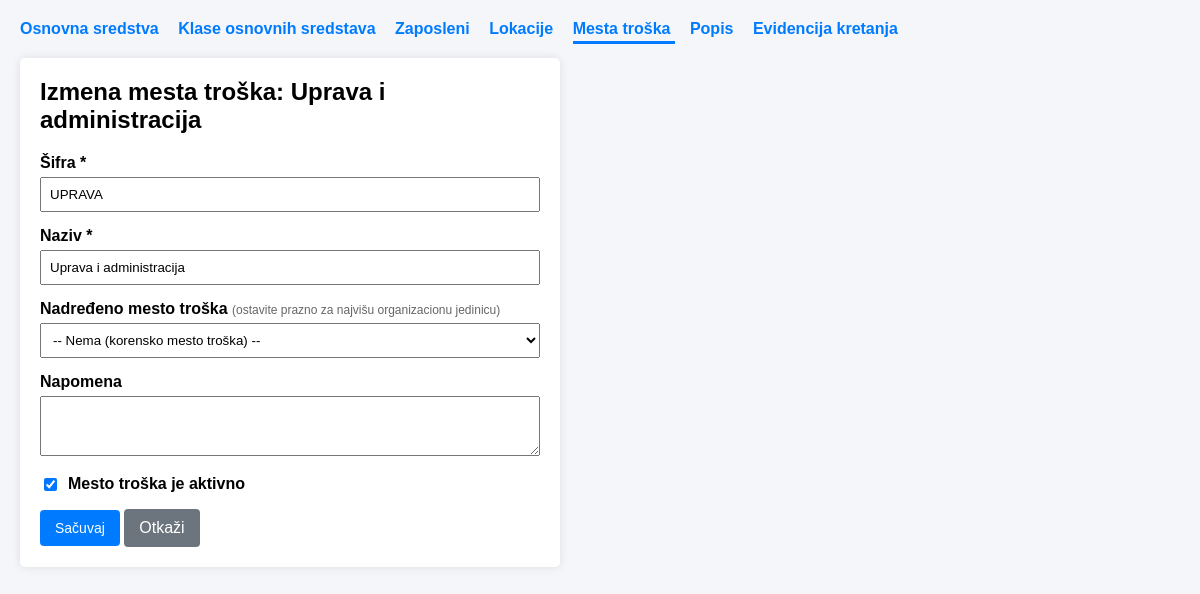
The page /mesta_troska_form.php?id=1 on the database its author committed.
### tables this page shows
CREATE TABLE `mesta_troska` (
  `id` INT UNSIGNED NOT NULL AUTO_INCREMENT,
  `sifra` VARCHAR(20) NOT NULL,
  `naziv` VARCHAR(150) NOT NULL,
  `nadredjeno_mesto_troska_id` INT UNSIGNED NULL,
  `napomena` TEXT NULL,
  `aktivno` TINYINT(1) NOT NULL DEFAULT 1,
  PRIMARY KEY (`id`),
  UNIQUE KEY `uq_mesto_troska_sifra` (`sifra`),
  KEY `idx_mesto_troska_nadredjeno` (`nadredjeno_mesto_troska_id`),
  CONSTRAINT `fk_mesto_troska_nadredjeno` FOREIGN KEY (`nadredjeno_mesto_troska_id`)
      REFERENCES `mesta_troska` (`id`) ON DELETE RESTRICT ON UPDATE CASCADE
);

### src/mesta_troska_form.php (the view, shortened to what this page needs)
<?php
require_once 'db.php';
require_once 'helpers.php';
if ($_SERVER['REQUEST_METHOD'] === 'POST') {
    $id = isset($_POST['id']) && $_POST['id'] !== '' ? (int)$_POST['id'] : null;
} else {
    $id = isset($_GET['id']) && $_GET['id'] !== '' ? (int)$_GET['id'] : null;
}
$izmena = !empty($id);
$podaci = [
    'sifra' => '',
    'naziv' => '',
    'nadredjeno_mesto_troska_id' => '',
    'napomena' => '',
    'aktivno' => 1,
];
if ($_SERVER['REQUEST_METHOD'] === 'POST') {
    $podaci['sifra'] = trim($_POST['sifra'] ?? '');
    $podaci['naziv'] = trim($_POST['naziv'] ?? '');
    $podaci['nadredjeno_mesto_troska_id'] = $_POST['nadredjeno_mesto_troska_id'] ?? '';
    $podaci['napomena'] = trim($_POST['napomena'] ?? '');
    $podaci['aktivno'] = isset($_POST['aktivno']) ? 1 : 0;
    if ($podaci['sifra'] === '' || $podaci['naziv'] === '') {
        $poruka = "Šifra i naziv mesta troška su obavezni!";
    } else {
        try {
            $parametri = [
                ':sifra'      => $podaci['sifra'],
                ':naziv'      => $podaci['naziv'],
                ':nadredjeno' => $podaci['nadredjeno_mesto_troska_id'] !== '' ? (int)$podaci['nadredjeno_mesto_troska_id'] : null,
                ':napomena'   => $podaci['napomena'] !== '' ? $podaci['napomena'] : null,
                ':aktivno'    => $podaci['aktivno'],
            ];
            if ($izmena) {
                if ($parametri[':nadredjeno'] !== null) {
                    $sveMestaOsnovno = $pdo->query("SELECT id, nadredjeno_mesto_troska_id FROM mesta_troska")->fetchAll();
                    $potomci = pronadjiPotomkeMesta($sveMestaOsnovno, $id);
                    if ($parametri[':nadredjeno'] === $id || in_array($parametri[':nadredjeno'], $potomci, true)) {
                        throw new \RuntimeException("Mesto troška ne može biti nadređeno samo sebi ili svom podređenom mestu troška.");
                    }
                }
                $sql = "UPDATE mesta_troska SET
                            sifra = :sifra,
                            naziv = :naziv,
                            nadredjeno_mesto_troska_id = :nadredjeno,
                            napomena = :napomena,
                            aktivno = :aktivno
                        WHERE id = :id";
                $parametri[':id'] = $id;
            } else {
                $sql = "INSERT INTO mesta_troska
                            (sifra, naziv, nadredjeno_mesto_troska_id, napomena, aktivno)
                        VALUES
                            (:sifra, :naziv, :nadredjeno, :napomena, :aktivno)";
            }
            $stmt = $pdo->prepare($sql);
            $stmt->execute($parametri);
            header("Location: mesta_troska_index.php");
            exit;
        } catch (\RuntimeException $e) {
            $poruka = $e->getMessage();
        } catch (\PDOException $e) {
            if ($e->getCode() === '23000') {
                $poruka = "Mesto troška sa šifrom \"{$podaci['sifra']}\" već postoji. Izaberite drugu šifru.";
            } else {
                $poruka = "Greška pri upisu u bazu: " . $e->getMessage();
            }
        }
    }
} elseif ($izmena) {
    $stmt = $pdo->prepare("SELECT * FROM mesta_troska WHERE id = :id");
    $stmt->execute([':id' => $id]);
    $postojece = $stmt->fetch();
    $podaci['sifra'] = $postojece['sifra'];
    $podaci['naziv'] = $postojece['naziv'];
    $podaci['nadredjeno_mesto_troska_id'] = $postojece['nadredjeno_mesto_troska_id'] ?? '';
    $podaci['napomena'] = $postojece['napomena'] ?? '';
    $podaci['aktivno'] = (int)$postojece['aktivno'];
}
require_once 'header.php';
?>
<div class="form-container">
    <h2><?= $izmena ? 'Izmena mesta troška: ' . htmlspecialchars($podaci['naziv']) : 'Novo mesto troška' ?></h2>
    <form method="POST" action="">
        <div class="form-group">
            <label>Šifra *</label>
            <input type="text" name="sifra" maxlength="20" required value="<?= htmlspecialchars($podaci['sifra']) ?>">
        </div>
        <div class="form-group">
            <label>Naziv *</label>
            <input type="text" name="naziv" maxlength="150" required value="<?= htmlspecialchars($podaci['naziv']) ?>">
        </div>
        <div class="form-group">
            <label>Nadređeno mesto troška <span class="napomena-polje">(ostavite prazno za najvišu organizacionu jedinicu)</span></label>
            <select name="nadredjeno_mesto_troska_id">
                <option value="">-- Nema (korensko mesto troška) --</option>
            </select>
        </div>
        <div class="form-group">
            <label>Napomena</label>
            <textarea name="napomena"><?= htmlspecialchars($podaci['napomena']) ?></textarea>
        </div>
        <div class="form-group checkbox-group">
            <input type="checkbox" name="aktivno" id="aktivno" <?= $podaci['aktivno'] ? 'checked' : '' ?>>
            <label for="aktivno">Mesto troška je aktivno</label>
        </div>
        <button type="submit" class="btn">Sačuvaj</button>
        <a href="mesta_troska_index.php" class="btn-cancel">Otkaži</a>
    </form>
</div>
<?php require_once 'footer.php'; ?>

### src/header.php (shortened to what this page needs)
<?php
$trenutnaStranica = basename($_SERVER['SCRIPT_NAME']);
$stavkeMenija = [
    ['naziv' => 'Osnovna sredstva', 'link' => 'index.php', 'sekcija' => ['index.php', 'os_form.php', 'os_pregled.php']],
    ['naziv' => 'Klase osnovnih sredstava', 'link' => 'klase_index.php', 'sekcija' => ['klase_index.php', 'klase_form.php']],
    ['naziv' => 'Zaposleni', 'link' => 'zaposleni_index.php', 'sekcija' => ['zaposleni_index.php', 'zaposleni_form.php']],
    ['naziv' => 'Lokacije', 'link' => 'lokacije_index.php', 'sekcija' => ['lokacije_index.php', 'lokacije_form.php']],
    ['naziv' => 'Mesta troška', 'link' => 'mesta_troska_index.php', 'sekcija' => ['mesta_troska_index.php', 'mesta_troska_form.php']],
    ['naziv' => 'Popis', 'link' => 'popisi_index.php', 'sekcija' => ['popisi_index.php', 'popisi_form.php', 'popis_pregled.php', 'popis_stavka_form.php']],
    ['naziv' => 'Evidencija kretanja', 'link' => 'kretanje_index.php', 'sekcija' => [
        'kretanje_index.php', 'kretanje_istorija.php',
        'premestaji_index.php', 'premestaj_form.php',
        'reversi_index.php', 'revers_form.php', 'revers_pregled.php', 'revers_stampa.php',
    ]],
];
?>
<!DOCTYPE html>
<html lang="sr">
<head>
    <link rel="stylesheet" href="assets/style.css">
</head>
<body>
    <div class="nav-bar">
        <div class="nav-linkovi">
            <?php foreach ($stavkeMenija as $stavka): ?>
                <a href="<?= htmlspecialchars($stavka['link']) ?>"
                   class="<?= in_array($trenutnaStranica, $stavka['sekcija'], true) ? 'aktivan' : '' ?>">
                    <?= htmlspecialchars($stavka['naziv']) ?>
                </a>
            <?php endforeach; ?>
        </div>
    </div>

### src/footer.php
</body>
</html>

### src/assets/style.css (style rules this page uses)
body { font-family: Arial, sans-serif; margin: 20px; background: #f4f6f9; }
h2 { margin-top: 0; }
.nav-bar { margin-bottom: 20px; display: flex; justify-content: space-between; align-items: center; flex-wrap: wrap; gap: 10px; }
.nav-linkovi a { margin-right: 15px; color: #007bff; text-decoration: none; font-weight: bold; padding-bottom: 4px; }
.nav-linkovi a.aktivan { border-bottom: 3px solid #007bff; }
.btn { padding: 10px 15px; background: #007bff; color: white; border: none; cursor: pointer; border-radius: 4px; text-decoration: none; display: inline-block; font-size: 14px; }
.btn-cancel { background: #6c757d; text-decoration: none; padding: 10px 15px; color: white; border-radius: 4px; display: inline-block; }
.form-container { background: #fff; padding: 20px; max-width: 500px; border-radius: 5px; box-shadow: 0 0 10px rgba(0,0,0,0.1); }
.form-group { margin-bottom: 15px; }
label { display: block; margin-bottom: 5px; font-weight: bold; }
input[type="text"], input[type="number"], input[type="date"], select, textarea { width: 100%; padding: 8px; box-sizing: border-box; font-family: inherit; }
textarea { resize: vertical; min-height: 60px; }
.checkbox-group { display: flex; align-items: center; gap: 8px; }
.checkbox-group input { width: auto; }
.checkbox-group label { margin-bottom: 0; }
.napomena-polje { font-weight: normal; font-size: 12px; color: #666; }

### rows shown on the page
mesta_troska: naziv "Uprava i administracija", sifra "UPRAVA", aktivno "☑"

### other values the page prints
$stavka['naziv'] "Osnovna sredstva"
$stavka['naziv'] "Klase osnovnih sredstava"
$stavka['naziv'] "Zaposleni"
$stavka['naziv'] "Lokacije"
$stavka['naziv'] "Mesta troška"
$stavka['naziv'] "Popis"
$stavka['naziv'] "Evidencija kretanja"
